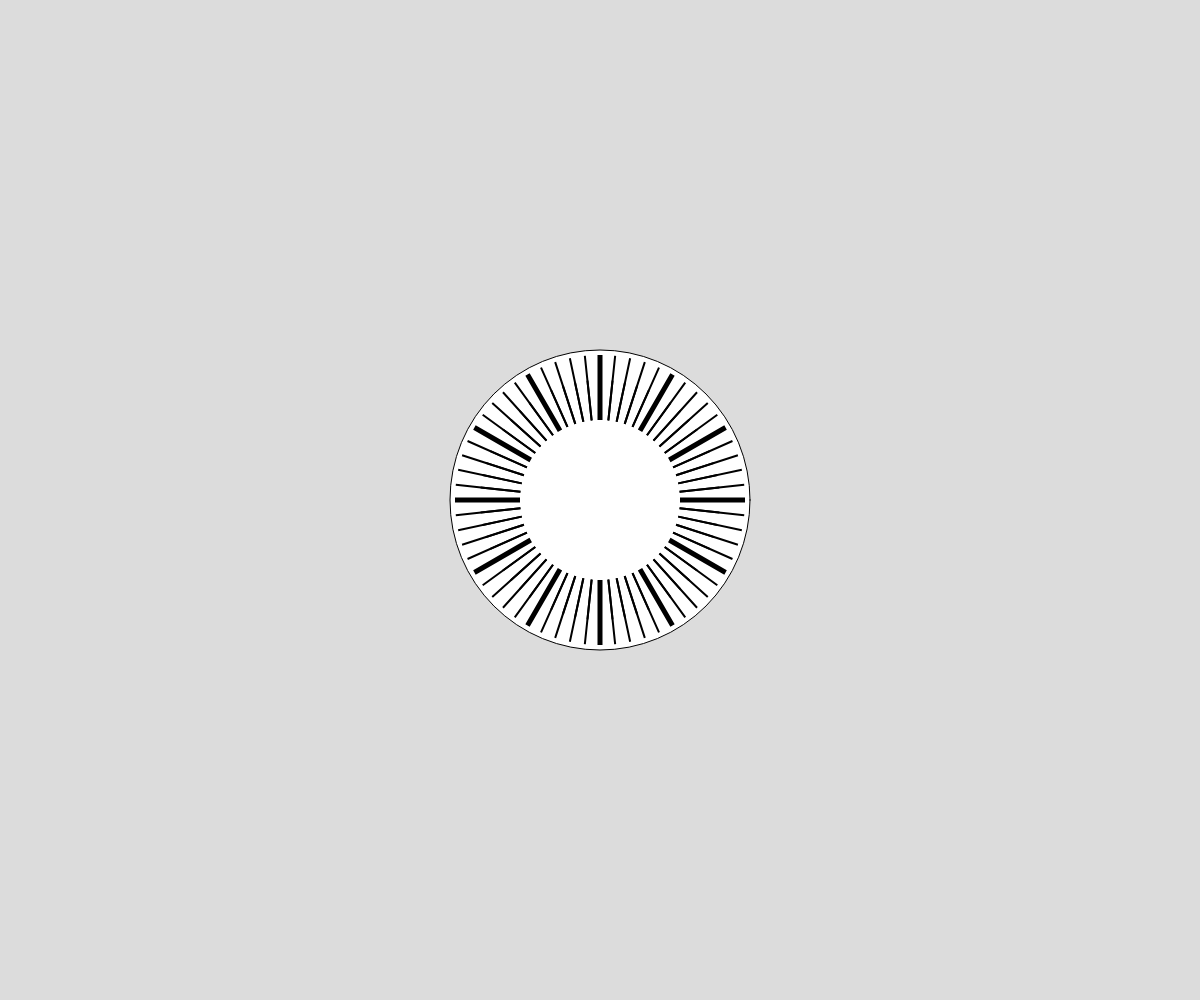
Frame 1 (no input)
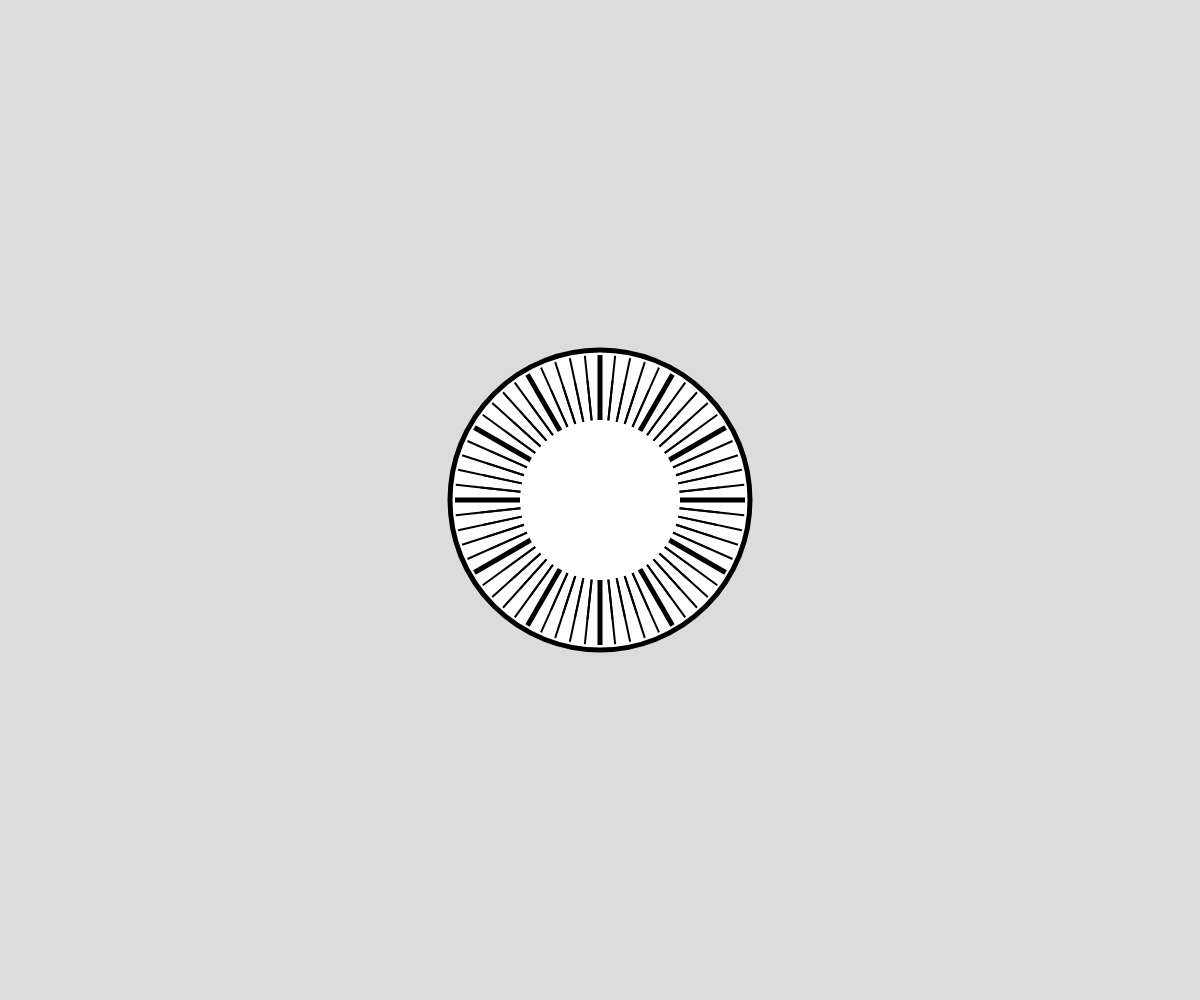
Frame 60 (no input)
Frame 120 (the mouse pressed at the canvas centre since frame 60): identical to frame 60, image omitted

The p5.js sketch that drew these frames (run headless with seeded random() and noise() and a simulated clock; from frame 60 on, the mouse is pressed at the canvas centre):

// p5.js sketch
// ── sketch.js
// CLockface Challenge


async function setup() {
  createCanvas(windowWidth, windowHeight);
  angleMode(DEGREES);
}

function draw() {
  background(220);
  drawClock();
  drawTicks();
}

function drawClock(){
  //clock body
  fill('white');
  circle(width/2, height/2, 300);
  
}

function drawTicks(){
  fill("black");
  push();
  strokeWeight(5);
  translate(width/2, height/2);
  for(let i = 0; i< 60; i++){
    push();
    rotate(i*6);
    if(i%5 === 0){
      strokeWeight(5);
    }
    else{
      strokeWeight(2);
      rect(0,80, 0, 40);

    }
    
    rect(0,80, 0, 65);
    // rotate(40);
    pop();
  }
    
  
  }


//
